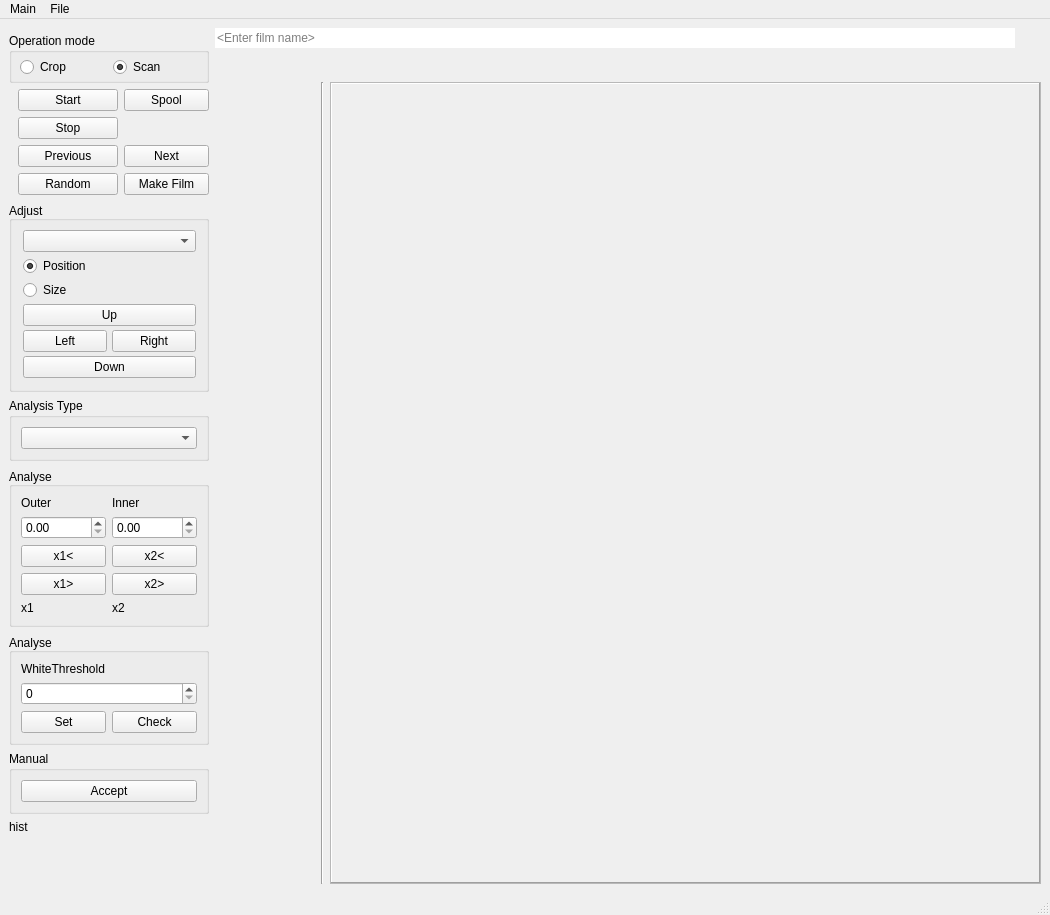
<?xml version="1.0" encoding="UTF-8"?>
<ui version="4.0">
 <class>MainWindow</class>
 <widget class="QMainWindow" name="MainWindow">
  <property name="geometry">
   <rect>
    <x>0</x>
    <y>0</y>
    <width>1050</width>
    <height>915</height>
   </rect>
  </property>
  <property name="font">
   <font>
    <family>Arial</family>
    <pointsize>9</pointsize>
   </font>
  </property>
  <property name="windowTitle">
   <string>8mm Film Scanner</string>
  </property>
  <widget class="QWidget" name="centralwidget">
   <property name="font">
    <font>
     <family>Arial</family>
     <pointsize>9</pointsize>
    </font>
   </property>
   <layout class="QHBoxLayout" name="horizontalLayout_2" stretch="1,10">
    <item>
     <layout class="QVBoxLayout" name="verticalLayout_1">
      <property name="topMargin">
       <number>5</number>
      </property>
      <item>
       <widget class="QGroupBox" name="gboxScanCrop">
        <property name="sizePolicy">
         <sizepolicy hsizetype="Preferred" vsizetype="Minimum">
          <horstretch>0</horstretch>
          <verstretch>0</verstretch>
         </sizepolicy>
        </property>
        <property name="minimumSize">
         <size>
          <width>200</width>
          <height>50</height>
         </size>
        </property>
        <property name="maximumSize">
         <size>
          <width>16777215</width>
          <height>16777215</height>
         </size>
        </property>
        <property name="title">
         <string>Operation mode</string>
        </property>
        <layout class="QHBoxLayout" name="horizontalLayout_11">
         <property name="spacing">
          <number>6</number>
         </property>
         <property name="leftMargin">
          <number>8</number>
         </property>
         <property name="topMargin">
          <number>3</number>
         </property>
         <property name="rightMargin">
          <number>7</number>
         </property>
         <property name="bottomMargin">
          <number>2</number>
         </property>
         <item>
          <widget class="QRadioButton" name="rbtnCrop">
           <property name="text">
            <string>Crop</string>
           </property>
          </widget>
         </item>
         <item>
          <widget class="QRadioButton" name="rbtnScan">
           <property name="text">
            <string>Scan</string>
           </property>
           <property name="checked">
            <bool>true</bool>
           </property>
          </widget>
         </item>
        </layout>
       </widget>
      </item>
      <item>
       <layout class="QGridLayout" name="gridLayout_2">
        <property name="sizeConstraint">
         <enum>QLayout::SetDefaultConstraint</enum>
        </property>
        <property name="leftMargin">
         <number>9</number>
        </property>
        <item row="1" column="0">
         <widget class="QPushButton" name="pbtnStart">
          <property name="enabled">
           <bool>true</bool>
          </property>
          <property name="minimumSize">
           <size>
            <width>50</width>
            <height>0</height>
           </size>
          </property>
          <property name="maximumSize">
           <size>
            <width>100</width>
            <height>16777215</height>
           </size>
          </property>
          <property name="text">
           <string>Start</string>
          </property>
         </widget>
        </item>
        <item row="5" column="0">
         <widget class="QPushButton" name="pbtnPrevious">
          <property name="minimumSize">
           <size>
            <width>50</width>
            <height>0</height>
           </size>
          </property>
          <property name="maximumSize">
           <size>
            <width>100</width>
            <height>16777215</height>
           </size>
          </property>
          <property name="text">
           <string>Previous</string>
          </property>
          <property name="autoRepeat">
           <bool>true</bool>
          </property>
         </widget>
        </item>
        <item row="7" column="1">
         <widget class="QPushButton" name="pbtnMakeFilm">
          <property name="minimumSize">
           <size>
            <width>50</width>
            <height>0</height>
           </size>
          </property>
          <property name="maximumSize">
           <size>
            <width>100</width>
            <height>16777215</height>
           </size>
          </property>
          <property name="text">
           <string>Make Film</string>
          </property>
         </widget>
        </item>
        <item row="5" column="1">
         <widget class="QPushButton" name="pbtnNext">
          <property name="minimumSize">
           <size>
            <width>50</width>
            <height>0</height>
           </size>
          </property>
          <property name="maximumSize">
           <size>
            <width>100</width>
            <height>16777215</height>
           </size>
          </property>
          <property name="text">
           <string>Next</string>
          </property>
          <property name="autoRepeat">
           <bool>true</bool>
          </property>
         </widget>
        </item>
        <item row="7" column="0">
         <widget class="QPushButton" name="pbtnRandom">
          <property name="minimumSize">
           <size>
            <width>100</width>
            <height>0</height>
           </size>
          </property>
          <property name="maximumSize">
           <size>
            <width>50</width>
            <height>16777215</height>
           </size>
          </property>
          <property name="text">
           <string>Random</string>
          </property>
          <property name="autoRepeat">
           <bool>true</bool>
          </property>
          <property name="autoRepeatInterval">
           <number>1000</number>
          </property>
         </widget>
        </item>
        <item row="2" column="0">
         <widget class="QPushButton" name="pbtnStop">
          <property name="enabled">
           <bool>true</bool>
          </property>
          <property name="minimumSize">
           <size>
            <width>50</width>
            <height>0</height>
           </size>
          </property>
          <property name="maximumSize">
           <size>
            <width>100</width>
            <height>16777215</height>
           </size>
          </property>
          <property name="text">
           <string>Stop</string>
          </property>
         </widget>
        </item>
        <item row="1" column="1">
         <widget class="QPushButton" name="pbtnSpool">
          <property name="enabled">
           <bool>true</bool>
          </property>
          <property name="minimumSize">
           <size>
            <width>50</width>
            <height>0</height>
           </size>
          </property>
          <property name="maximumSize">
           <size>
            <width>100</width>
            <height>16777215</height>
           </size>
          </property>
          <property name="text">
           <string>Spool</string>
          </property>
          <property name="default">
           <bool>false</bool>
          </property>
          <property name="flat">
           <bool>false</bool>
          </property>
         </widget>
        </item>
       </layout>
      </item>
      <item>
       <widget class="QGroupBox" name="gboxAdjust">
        <property name="enabled">
         <bool>true</bool>
        </property>
        <property name="sizePolicy">
         <sizepolicy hsizetype="Preferred" vsizetype="Minimum">
          <horstretch>0</horstretch>
          <verstretch>0</verstretch>
         </sizepolicy>
        </property>
        <property name="minimumSize">
         <size>
          <width>140</width>
          <height>191</height>
         </size>
        </property>
        <property name="maximumSize">
         <size>
          <width>16777215</width>
          <height>16777215</height>
         </size>
        </property>
        <property name="sizeIncrement">
         <size>
          <width>0</width>
          <height>0</height>
         </size>
        </property>
        <property name="baseSize">
         <size>
          <width>0</width>
          <height>0</height>
         </size>
        </property>
        <property name="layoutDirection">
         <enum>Qt::LeftToRight</enum>
        </property>
        <property name="autoFillBackground">
         <bool>false</bool>
        </property>
        <property name="title">
         <string>Adjust</string>
        </property>
        <property name="alignment">
         <set>Qt::AlignBottom|Qt::AlignLeading|Qt::AlignLeft</set>
        </property>
        <property name="flat">
         <bool>true</bool>
        </property>
        <property name="checkable">
         <bool>false</bool>
        </property>
        <layout class="QVBoxLayout" name="verticalLayout_4">
         <property name="leftMargin">
          <number>2</number>
         </property>
         <property name="topMargin">
          <number>0</number>
         </property>
         <property name="rightMargin">
          <number>2</number>
         </property>
         <item>
          <layout class="QVBoxLayout" name="verticalLayout_3" stretch="0,0,0,0,0,0">
           <property name="spacing">
            <number>4</number>
           </property>
           <property name="sizeConstraint">
            <enum>QLayout::SetDefaultConstraint</enum>
           </property>
           <property name="leftMargin">
            <number>9</number>
           </property>
           <property name="topMargin">
            <number>7</number>
           </property>
           <property name="rightMargin">
            <number>8</number>
           </property>
           <item>
            <widget class="QComboBox" name="comboBox">
             <property name="sizePolicy">
              <sizepolicy hsizetype="Expanding" vsizetype="Fixed">
               <horstretch>0</horstretch>
               <verstretch>0</verstretch>
              </sizepolicy>
             </property>
            </widget>
           </item>
           <item>
            <widget class="QRadioButton" name="rbtnPosition">
             <property name="maximumSize">
              <size>
               <width>80</width>
               <height>16777215</height>
              </size>
             </property>
             <property name="text">
              <string>Position</string>
             </property>
             <property name="checked">
              <bool>true</bool>
             </property>
            </widget>
           </item>
           <item>
            <widget class="QRadioButton" name="rbtnSize">
             <property name="maximumSize">
              <size>
               <width>80</width>
               <height>16777215</height>
              </size>
             </property>
             <property name="text">
              <string>Size</string>
             </property>
            </widget>
           </item>
           <item>
            <widget class="QPushButton" name="pbtnUp">
             <property name="text">
              <string>Up</string>
             </property>
             <property name="autoRepeat">
              <bool>true</bool>
             </property>
            </widget>
           </item>
           <item>
            <layout class="QHBoxLayout" name="horizontalLayout">
             <property name="spacing">
              <number>5</number>
             </property>
             <property name="sizeConstraint">
              <enum>QLayout::SetDefaultConstraint</enum>
             </property>
             <item>
              <widget class="QPushButton" name="pbtnLeft">
               <property name="text">
                <string>Left</string>
               </property>
               <property name="autoRepeat">
                <bool>true</bool>
               </property>
              </widget>
             </item>
             <item>
              <widget class="QPushButton" name="pbtnRight">
               <property name="text">
                <string>Right</string>
               </property>
               <property name="autoRepeat">
                <bool>true</bool>
               </property>
              </widget>
             </item>
            </layout>
           </item>
           <item>
            <widget class="QPushButton" name="pbtnDown">
             <property name="text">
              <string>Down</string>
             </property>
             <property name="autoRepeat">
              <bool>true</bool>
             </property>
            </widget>
           </item>
          </layout>
         </item>
        </layout>
       </widget>
      </item>
      <item>
       <widget class="QGroupBox" name="groupBox">
        <property name="sizePolicy">
         <sizepolicy hsizetype="Preferred" vsizetype="Minimum">
          <horstretch>0</horstretch>
          <verstretch>0</verstretch>
         </sizepolicy>
        </property>
        <property name="title">
         <string>Analysis Type</string>
        </property>
        <layout class="QVBoxLayout" name="verticalLayout">
         <item>
          <widget class="QComboBox" name="cbAnalysisType"/>
         </item>
        </layout>
       </widget>
      </item>
      <item>
       <widget class="QGroupBox" name="gboxAnalyse">
        <property name="sizePolicy">
         <sizepolicy hsizetype="Preferred" vsizetype="Minimum">
          <horstretch>0</horstretch>
          <verstretch>0</verstretch>
         </sizepolicy>
        </property>
        <property name="minimumSize">
         <size>
          <width>140</width>
          <height>0</height>
         </size>
        </property>
        <property name="maximumSize">
         <size>
          <width>16777215</width>
          <height>16777215</height>
         </size>
        </property>
        <property name="title">
         <string>Analyse</string>
        </property>
        <property name="alignment">
         <set>Qt::AlignBottom|Qt::AlignLeading|Qt::AlignLeft</set>
        </property>
        <layout class="QHBoxLayout" name="horizontalLayout_6">
         <item>
          <layout class="QVBoxLayout" name="verticalLayoutAnalyse">
           <item>
            <layout class="QHBoxLayout" name="horizontalLayout_9">
             <item>
              <widget class="QLabel" name="lblOuterThresh">
               <property name="text">
                <string>Outer</string>
               </property>
              </widget>
             </item>
             <item>
              <widget class="QLabel" name="lblInnerThresh">
               <property name="text">
                <string>Inner</string>
               </property>
              </widget>
             </item>
            </layout>
           </item>
           <item>
            <layout class="QHBoxLayout" name="horizontalLayout_8">
             <item>
              <widget class="QDoubleSpinBox" name="dsbOuter">
               <property name="maximum">
                <double>1.000000000000000</double>
               </property>
               <property name="singleStep">
                <double>0.010000000000000</double>
               </property>
              </widget>
             </item>
             <item>
              <widget class="QDoubleSpinBox" name="dsbInner">
               <property name="maximum">
                <double>1.000000000000000</double>
               </property>
               <property name="singleStep">
                <double>0.010000000000000</double>
               </property>
              </widget>
             </item>
            </layout>
           </item>
           <item>
            <layout class="QHBoxLayout" name="horizontalLayout_xstart">
             <item>
              <widget class="QPushButton" name="pbtnX1Minus">
               <property name="text">
                <string>x1&lt;</string>
               </property>
              </widget>
             </item>
             <item>
              <widget class="QPushButton" name="pbtnX2Minus">
               <property name="text">
                <string>x2&lt;</string>
               </property>
              </widget>
             </item>
            </layout>
           </item>
           <item>
            <layout class="QHBoxLayout" name="horizontalLayout_7">
             <item>
              <widget class="QPushButton" name="pbtnX1Plus">
               <property name="text">
                <string>x1&gt;</string>
               </property>
              </widget>
             </item>
             <item>
              <widget class="QPushButton" name="pbtnX2Plus">
               <property name="text">
                <string>x2&gt;</string>
               </property>
              </widget>
             </item>
            </layout>
           </item>
           <item>
            <layout class="QHBoxLayout" name="horizontalLayout_10">
             <item>
              <widget class="QLabel" name="lblX1">
               <property name="text">
                <string>x1</string>
               </property>
              </widget>
             </item>
             <item>
              <widget class="QLabel" name="lblX2">
               <property name="text">
                <string>x2</string>
               </property>
              </widget>
             </item>
            </layout>
           </item>
          </layout>
         </item>
        </layout>
       </widget>
      </item>
      <item>
       <widget class="QGroupBox" name="gboxAnalyseThresh">
        <property name="sizePolicy">
         <sizepolicy hsizetype="Preferred" vsizetype="Minimum">
          <horstretch>0</horstretch>
          <verstretch>0</verstretch>
         </sizepolicy>
        </property>
        <property name="minimumSize">
         <size>
          <width>140</width>
          <height>0</height>
         </size>
        </property>
        <property name="maximumSize">
         <size>
          <width>16777215</width>
          <height>16777215</height>
         </size>
        </property>
        <property name="title">
         <string>Analyse</string>
        </property>
        <property name="alignment">
         <set>Qt::AlignBottom|Qt::AlignLeading|Qt::AlignLeft</set>
        </property>
        <layout class="QVBoxLayout" name="verticalLayout_6">
         <item>
          <layout class="QVBoxLayout" name="verticalLayoutAnalyseThresh">
           <item>
            <layout class="QHBoxLayout" name="horizontalLayout_12">
             <item>
              <widget class="QLabel" name="lblWT">
               <property name="sizePolicy">
                <sizepolicy hsizetype="Preferred" vsizetype="Minimum">
                 <horstretch>0</horstretch>
                 <verstretch>0</verstretch>
                </sizepolicy>
               </property>
               <property name="text">
                <string>WhiteThreshold</string>
               </property>
              </widget>
             </item>
            </layout>
           </item>
           <item>
            <layout class="QHBoxLayout" name="horizontalLayout_13">
             <item>
              <widget class="QSpinBox" name="sbWT">
               <property name="sizePolicy">
                <sizepolicy hsizetype="Preferred" vsizetype="Fixed">
                 <horstretch>0</horstretch>
                 <verstretch>0</verstretch>
                </sizepolicy>
               </property>
               <property name="maximum">
                <number>300</number>
               </property>
              </widget>
             </item>
            </layout>
           </item>
           <item>
            <layout class="QHBoxLayout" name="horizontalLayout_xstart_2">
             <item>
              <widget class="QPushButton" name="pbtnSetWT">
               <property name="sizePolicy">
                <sizepolicy hsizetype="Preferred" vsizetype="Fixed">
                 <horstretch>0</horstretch>
                 <verstretch>0</verstretch>
                </sizepolicy>
               </property>
               <property name="text">
                <string>Set</string>
               </property>
              </widget>
             </item>
             <item>
              <widget class="QPushButton" name="pbtnChkWT">
               <property name="sizePolicy">
                <sizepolicy hsizetype="Preferred" vsizetype="Fixed">
                 <horstretch>0</horstretch>
                 <verstretch>0</verstretch>
                </sizepolicy>
               </property>
               <property name="text">
                <string>Check</string>
               </property>
              </widget>
             </item>
            </layout>
           </item>
          </layout>
         </item>
        </layout>
       </widget>
      </item>
      <item>
       <widget class="QGroupBox" name="gboxManual">
        <property name="title">
         <string>Manual</string>
        </property>
        <layout class="QVBoxLayout" name="verticalLayout_5">
         <item>
          <widget class="QPushButton" name="pbtnManual">
           <property name="text">
            <string>Accept</string>
           </property>
          </widget>
         </item>
        </layout>
       </widget>
      </item>
      <item>
       <widget class="QLabel" name="lblHist">
        <property name="minimumSize">
         <size>
          <width>140</width>
          <height>0</height>
         </size>
        </property>
        <property name="text">
         <string>hist</string>
        </property>
       </widget>
      </item>
      <item>
       <spacer name="verticalSpacer">
        <property name="orientation">
         <enum>Qt::Vertical</enum>
        </property>
        <property name="sizeHint" stdset="0">
         <size>
          <width>117</width>
          <height>13</height>
         </size>
        </property>
       </spacer>
      </item>
     </layout>
    </item>
    <item>
     <layout class="QVBoxLayout" name="verticalLayout_2" stretch="0,0">
      <item>
       <layout class="QGridLayout" name="gridLayout" columnstretch="3,0,0">
        <property name="sizeConstraint">
         <enum>QLayout::SetDefaultConstraint</enum>
        </property>
        <item row="1" column="1">
         <widget class="QLabel" name="lblScanInfo">
          <property name="text">
           <string/>
          </property>
         </widget>
        </item>
        <item row="1" column="0">
         <widget class="QLabel" name="lblScanFrame">
          <property name="minimumSize">
           <size>
            <width>0</width>
            <height>22</height>
           </size>
          </property>
          <property name="text">
           <string/>
          </property>
         </widget>
        </item>
        <item row="0" column="2">
         <widget class="QLabel" name="lblInfo1">
          <property name="text">
           <string/>
          </property>
         </widget>
        </item>
        <item row="0" column="0">
         <widget class="QLineEdit" name="edlFilmName">
          <property name="frame">
           <bool>false</bool>
          </property>
          <property name="placeholderText">
           <string>&lt;Enter film name&gt;</string>
          </property>
         </widget>
        </item>
        <item row="1" column="2">
         <widget class="QLabel" name="lblInfo2">
          <property name="text">
           <string/>
          </property>
         </widget>
        </item>
        <item row="0" column="1">
         <widget class="QLabel" name="lblCropInfo">
          <property name="text">
           <string/>
          </property>
         </widget>
        </item>
       </layout>
      </item>
      <item>
       <layout class="QHBoxLayout" name="horizontalLayout_3">
        <item>
         <widget class="QLabel" name="lblHoleCrop">
          <property name="sizePolicy">
           <sizepolicy hsizetype="Fixed" vsizetype="Expanding">
            <horstretch>0</horstretch>
            <verstretch>0</verstretch>
           </sizepolicy>
          </property>
          <property name="minimumSize">
           <size>
            <width>100</width>
            <height>100</height>
           </size>
          </property>
          <property name="text">
           <string/>
          </property>
          <property name="alignment">
           <set>Qt::AlignLeading|Qt::AlignLeft|Qt::AlignTop</set>
          </property>
         </widget>
        </item>
        <item>
         <widget class="Line" name="line">
          <property name="orientation">
           <enum>Qt::Vertical</enum>
          </property>
         </widget>
        </item>
        <item>
         <widget class="QScrollArea" name="scrollArea">
          <property name="sizeAdjustPolicy">
           <enum>QAbstractScrollArea::AdjustToContents</enum>
          </property>
          <property name="widgetResizable">
           <bool>true</bool>
          </property>
          <property name="alignment">
           <set>Qt::AlignLeading|Qt::AlignLeft|Qt::AlignTop</set>
          </property>
          <widget class="QWidget" name="scrollAreaWidgetContents">
           <property name="geometry">
            <rect>
             <x>0</x>
             <y>0</y>
             <width>703</width>
             <height>794</height>
            </rect>
           </property>
           <property name="sizePolicy">
            <sizepolicy hsizetype="Preferred" vsizetype="Preferred">
             <horstretch>0</horstretch>
             <verstretch>0</verstretch>
            </sizepolicy>
           </property>
           <property name="minimumSize">
            <size>
             <width>400</width>
             <height>300</height>
            </size>
           </property>
           <layout class="QHBoxLayout" name="horizontalLayout_4" stretch="0">
            <property name="spacing">
             <number>0</number>
            </property>
            <property name="sizeConstraint">
             <enum>QLayout::SetMinimumSize</enum>
            </property>
            <property name="leftMargin">
             <number>0</number>
            </property>
            <property name="topMargin">
             <number>0</number>
            </property>
            <property name="rightMargin">
             <number>0</number>
            </property>
            <property name="bottomMargin">
             <number>0</number>
            </property>
            <item>
             <widget class="QLabel" name="lblImage">
              <property name="sizePolicy">
               <sizepolicy hsizetype="Minimum" vsizetype="Expanding">
                <horstretch>0</horstretch>
                <verstretch>0</verstretch>
               </sizepolicy>
              </property>
              <property name="minimumSize">
               <size>
                <width>200</width>
                <height>100</height>
               </size>
              </property>
              <property name="frameShape">
               <enum>QFrame::Panel</enum>
              </property>
              <property name="frameShadow">
               <enum>QFrame::Raised</enum>
              </property>
              <property name="text">
               <string/>
              </property>
              <property name="textFormat">
               <enum>Qt::PlainText</enum>
              </property>
              <property name="scaledContents">
               <bool>false</bool>
              </property>
              <property name="alignment">
               <set>Qt::AlignLeading|Qt::AlignLeft|Qt::AlignTop</set>
              </property>
             </widget>
            </item>
           </layout>
          </widget>
         </widget>
        </item>
       </layout>
      </item>
     </layout>
    </item>
   </layout>
  </widget>
  <widget class="QMenuBar" name="menubar">
   <property name="geometry">
    <rect>
     <x>0</x>
     <y>0</y>
     <width>1050</width>
     <height>19</height>
    </rect>
   </property>
   <widget class="QMenu" name="menuMain">
    <property name="title">
     <string>Main</string>
    </property>
    <addaction name="actionAbout"/>
    <addaction name="actionExit"/>
   </widget>
   <widget class="QMenu" name="menuFile">
    <property name="title">
     <string>File</string>
    </property>
    <addaction name="actionSelect_Film_Folder"/>
    <addaction name="actionSelect_Scan_Folder"/>
    <addaction name="actionSelect_Crop_Folder"/>
    <addaction name="actionClear_Scan_Folder"/>
    <addaction name="actionClear_Crop_Folder"/>
   </widget>
   <addaction name="menuMain"/>
   <addaction name="menuFile"/>
  </widget>
  <widget class="QStatusBar" name="statusbar"/>
  <action name="actionAbout">
   <property name="text">
    <string>About</string>
   </property>
  </action>
  <action name="actionExit">
   <property name="text">
    <string>Exit</string>
   </property>
  </action>
  <action name="actionSelect_Film_Folder">
   <property name="text">
    <string>Select Film Folder</string>
   </property>
  </action>
  <action name="actionSelect_Scan_Folder">
   <property name="text">
    <string>Select Scan Folder</string>
   </property>
  </action>
  <action name="actionSelect_Crop_Folder">
   <property name="text">
    <string>Select Crop Folder</string>
   </property>
  </action>
  <action name="actionClear_Scan_Folder">
   <property name="text">
    <string>Clear Scan Folder</string>
   </property>
  </action>
  <action name="actionClear_Crop_Folder">
   <property name="text">
    <string>Clear Crop Folder</string>
   </property>
  </action>
 </widget>
 <tabstops>
  <tabstop>rbtnScan</tabstop>
  <tabstop>rbtnCrop</tabstop>
 </tabstops>
 <resources/>
 <connections/>
</ui>
